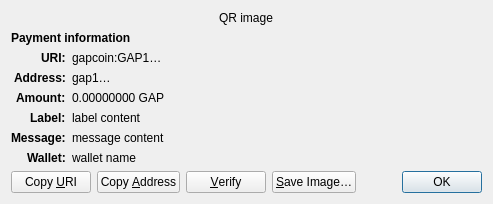
<?xml version="1.0" encoding="UTF-8"?>
<ui version="4.0">
 <class>ReceiveRequestDialog</class>
 <widget class="QDialog" name="ReceiveRequestDialog">
  <property name="geometry">
   <rect>
    <x>0</x>
    <y>0</y>
    <width>413</width>
    <height>229</height>
   </rect>
  </property>
  <property name="windowTitle">
   <string>Request payment to …</string>
  </property>
  <layout class="QGridLayout" name="gridLayout" columnstretch="0,1">
   <property name="sizeConstraint">
    <enum>QLayout::SetFixedSize</enum>
   </property>
   <item row="0" column="0" colspan="2" alignment="Qt::AlignHCenter">
    <widget class="QRImageWidget" name="qr_code">
     <property name="text">
      <string notr="true">QR image</string>
     </property>
     <property name="textInteractionFlags">
      <set>Qt::NoTextInteraction</set>
     </property>
    </widget>
   </item>
   <item row="1" column="0" colspan="2">
    <widget class="QLabel" name="payment_header">
     <property name="font">
      <font>
       <weight>75</weight>
       <bold>true</bold>
      </font>
     </property>
     <property name="text">
      <string>Payment information</string>
     </property>
     <property name="textInteractionFlags">
      <set>Qt::NoTextInteraction</set>
     </property>
    </widget>
   </item>
   <item row="2" column="0" alignment="Qt::AlignRight|Qt::AlignTop">
    <widget class="QLabel" name="uri_tag">
     <property name="font">
      <font>
       <weight>75</weight>
       <bold>true</bold>
      </font>
     </property>
     <property name="text">
      <string notr="true">URI:</string>
     </property>
     <property name="textFormat">
      <enum>Qt::PlainText</enum>
     </property>
     <property name="textInteractionFlags">
      <set>Qt::NoTextInteraction</set>
     </property>
    </widget>
   </item>
   <item row="2" column="1" alignment="Qt::AlignTop">
    <widget class="QLabel" name="uri_content">
     <property name="text">
      <string notr="true">gapcoin:GAP1…</string>
     </property>
     <property name="textFormat">
      <enum>Qt::RichText</enum>
     </property>
     <property name="wordWrap">
      <bool>true</bool>
     </property>
     <property name="textInteractionFlags">
      <set>Qt::TextSelectableByMouse</set>
     </property>
    </widget>
   </item>
   <item row="3" column="0" alignment="Qt::AlignRight|Qt::AlignTop">
    <widget class="QLabel" name="address_tag">
     <property name="font">
      <font>
       <weight>75</weight>
       <bold>true</bold>
      </font>
     </property>
     <property name="text">
      <string>Address:</string>
     </property>
     <property name="textInteractionFlags">
      <set>Qt::NoTextInteraction</set>
     </property>
    </widget>
   </item>
   <item row="3" column="1" alignment="Qt::AlignTop">
    <widget class="QLabel" name="address_content">
     <property name="text">
      <string notr="true">gap1…</string>
     </property>
     <property name="textFormat">
      <enum>Qt::PlainText</enum>
     </property>
     <property name="textInteractionFlags">
      <set>Qt::TextSelectableByMouse</set>
     </property>
    </widget>
   </item>
   <item row="4" column="0" alignment="Qt::AlignRight|Qt::AlignTop">
    <widget class="QLabel" name="amount_tag">
     <property name="font">
      <font>
       <weight>75</weight>
       <bold>true</bold>
      </font>
     </property>
     <property name="text">
      <string>Amount:</string>
     </property>
     <property name="textInteractionFlags">
      <set>Qt::NoTextInteraction</set>
     </property>
    </widget>
   </item>
   <item row="4" column="1" alignment="Qt::AlignTop">
    <widget class="QLabel" name="amount_content">
     <property name="text">
      <string notr="true">0.00000000 GAP</string>
     </property>
     <property name="textFormat">
      <enum>Qt::PlainText</enum>
     </property>
     <property name="textInteractionFlags">
      <set>Qt::TextSelectableByMouse</set>
     </property>
    </widget>
   </item>
   <item row="5" column="0" alignment="Qt::AlignRight|Qt::AlignTop">
    <widget class="QLabel" name="label_tag">
     <property name="font">
      <font>
       <weight>75</weight>
       <bold>true</bold>
      </font>
     </property>
     <property name="text">
      <string>Label:</string>
     </property>
     <property name="textInteractionFlags">
      <set>Qt::NoTextInteraction</set>
     </property>
    </widget>
   </item>
   <item row="5" column="1" alignment="Qt::AlignTop">
    <widget class="QLabel" name="label_content">
     <property name="text">
      <string notr="true">label content</string>
     </property>
     <property name="textFormat">
      <enum>Qt::PlainText</enum>
     </property>
     <property name="wordWrap">
      <bool>true</bool>
     </property>
     <property name="textInteractionFlags">
      <set>Qt::TextSelectableByMouse</set>
     </property>
    </widget>
   </item>
   <item row="6" column="0" alignment="Qt::AlignRight|Qt::AlignTop">
    <widget class="QLabel" name="message_tag">
     <property name="font">
      <font>
       <weight>75</weight>
       <bold>true</bold>
      </font>
     </property>
     <property name="text">
      <string>Message:</string>
     </property>
     <property name="textInteractionFlags">
      <set>Qt::NoTextInteraction</set>
     </property>
    </widget>
   </item>
   <item row="6" column="1" alignment="Qt::AlignTop">
    <widget class="QLabel" name="message_content">
     <property name="text">
      <string notr="true">message content</string>
     </property>
     <property name="textFormat">
      <enum>Qt::PlainText</enum>
     </property>
     <property name="wordWrap">
      <bool>true</bool>
     </property>
     <property name="textInteractionFlags">
      <set>Qt::TextSelectableByMouse</set>
     </property>
    </widget>
   </item>
   <item row="7" column="0" alignment="Qt::AlignRight|Qt::AlignTop">
    <widget class="QLabel" name="wallet_tag">
     <property name="font">
      <font>
       <weight>75</weight>
       <bold>true</bold>
      </font>
     </property>
     <property name="text">
      <string>Wallet:</string>
     </property>
     <property name="textInteractionFlags">
      <set>Qt::NoTextInteraction</set>
     </property>
    </widget>
   </item>
   <item row="7" column="1" alignment="Qt::AlignTop">
    <widget class="QLabel" name="wallet_content">
     <property name="text">
      <string notr="true">wallet name</string>
     </property>
     <property name="textFormat">
      <enum>Qt::PlainText</enum>
     </property>
     <property name="wordWrap">
      <bool>true</bool>
     </property>
     <property name="textInteractionFlags">
      <set>Qt::TextSelectableByMouse</set>
     </property>
    </widget>
   </item>
   <item row="8" column="0" colspan="2">
    <layout class="QHBoxLayout" name="horizontalLayout">
     <item>
      <widget class="QPushButton" name="btnCopyURI">
       <property name="text">
        <string>Copy &amp;URI</string>
       </property>
       <property name="autoDefault">
        <bool>false</bool>
       </property>
      </widget>
     </item>
     <item>
      <widget class="QPushButton" name="btnCopyAddress">
       <property name="text">
        <string>Copy &amp;Address</string>
       </property>
       <property name="autoDefault">
        <bool>false</bool>
       </property>
      </widget>
     </item>
     <item>
      <widget class="QPushButton" name="btnVerify">
       <property name="text">
        <string>&amp;Verify</string>
       </property>
       <property name="toolTip">
        <string>Verify this address on e.g. a hardware wallet screen</string>
       </property>
       <property name="autoDefault">
        <bool>false</bool>
       </property>
      </widget>
     </item>
     <item>
      <widget class="QPushButton" name="btnSaveAs">
       <property name="text">
        <string>&amp;Save Image…</string>
       </property>
       <property name="autoDefault">
        <bool>false</bool>
       </property>
      </widget>
     </item>
     <item>
      <spacer name="horizontalSpacer_2">
       <property name="orientation">
        <enum>Qt::Horizontal</enum>
       </property>
       <property name="sizeHint" stdset="0">
        <size>
         <width>40</width>
         <height>20</height>
        </size>
       </property>
      </spacer>
     </item>
     <item>
      <widget class="QDialogButtonBox" name="buttonBox">
       <property name="focusPolicy">
        <enum>Qt::StrongFocus</enum>
       </property>
       <property name="standardButtons">
        <set>QDialogButtonBox::Ok</set>
       </property>
      </widget>
     </item>
    </layout>
   </item>
  </layout>
 </widget>
 <customwidgets>
  <customwidget>
   <class>QRImageWidget</class>
   <extends>QLabel</extends>
   <header>qt/qrimagewidget.h</header>
  </customwidget>
 </customwidgets>
 <tabstops>
  <tabstop>buttonBox</tabstop>
  <tabstop>btnCopyURI</tabstop>
  <tabstop>btnCopyAddress</tabstop>
  <tabstop>btnSaveAs</tabstop>
 </tabstops>
 <resources/>
 <connections>
  <connection>
   <sender>buttonBox</sender>
   <signal>accepted()</signal>
   <receiver>ReceiveRequestDialog</receiver>
   <slot>accept()</slot>
   <hints>
    <hint type="sourcelabel">
     <x>135</x>
     <y>230</y>
    </hint>
    <hint type="destinationlabel">
     <x>135</x>
     <y>126</y>
    </hint>
   </hints>
  </connection>
 </connections>
</ui>
